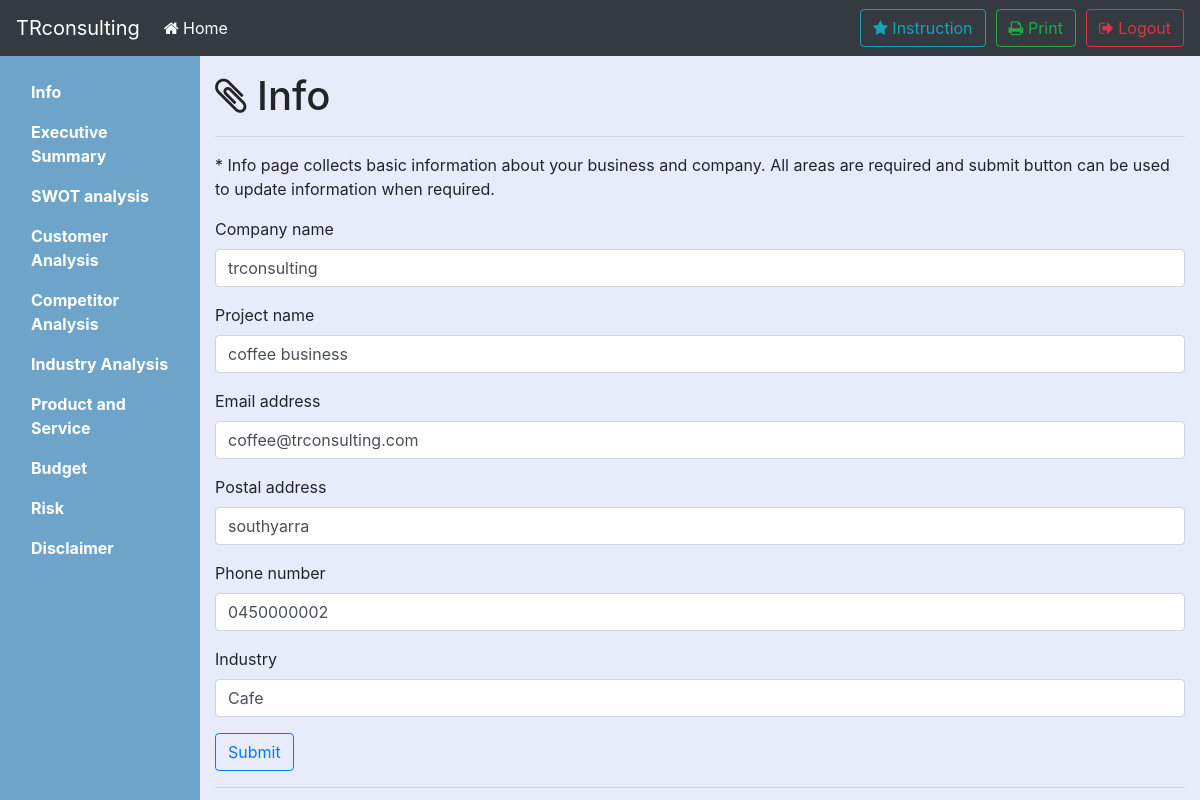
The app's page /1/info (signed in), older data.
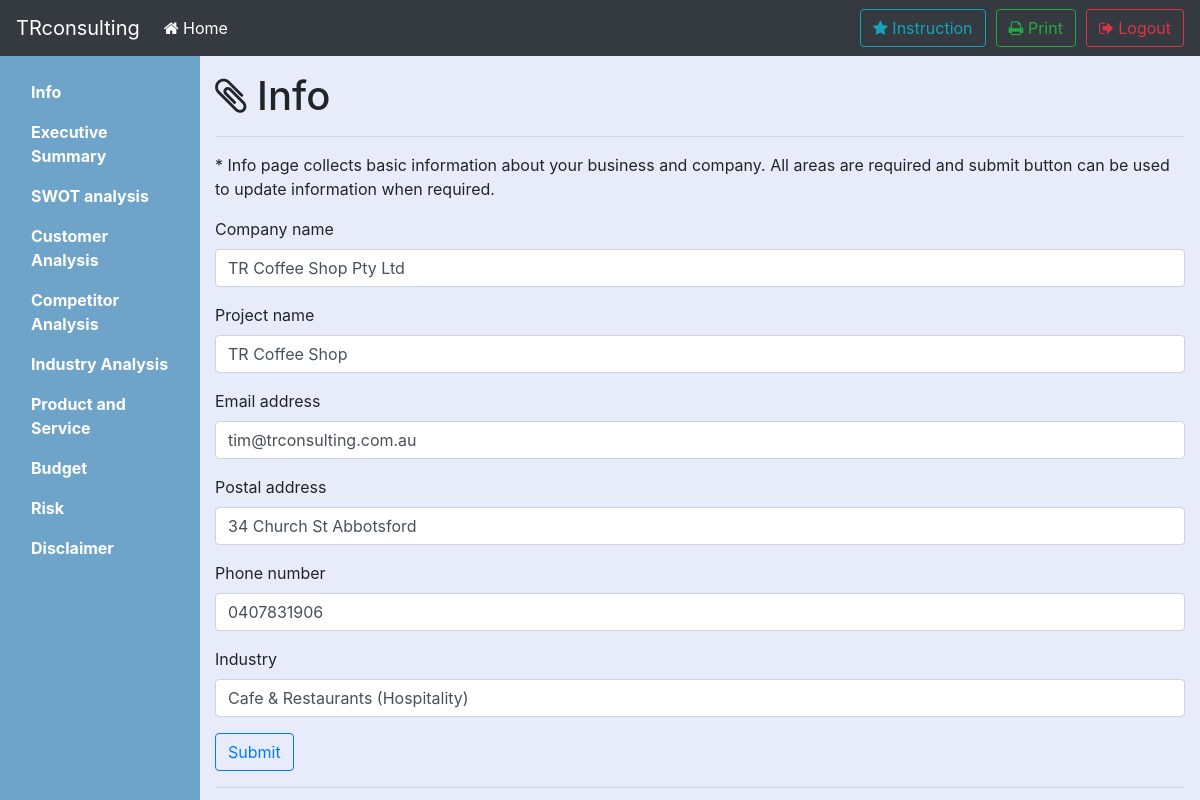
The same page, newer data.
### tables this page shows
CREATE TABLE INFO(pid INTEGER PRIMARY KEY, c_name VARCHAR, p_name VARCHAR, e_addr VARCHAR, p_addr VARCHAR, num VARCHAR,industry VARCHAR);

### bpb.py (the view)
@app.route('/<int:pid>/info',methods=['GET','POST'])
def info(pid):
	if login_status(session,pid):
		if request.method == 'GET':
			data=db_func.select_record('info',pid)
			return render_template('info.html',data=data)
		elif request.method == 'POST':
			c_name = request.form['theName']
			p_name = request.form['projectName']
			e_addr = request.form['theEmail']
			p_addr = request.form['postAddr']
			num = request.form['phoneNum']
			industry = request.form['theIndustry']
			if db_func.validate_content(db_func.select_record('info',pid)):
				db_func.update_info(pid,c_name,p_name,e_addr,p_addr,num,industry)
				flash('successfully update !')
				return redirect('/%d/info' % pid)
			else:
				db_func.insert_info(pid, c_name,p_name,e_addr,p_addr,num,industry)
				flash('successfully insert !')
				return redirect('/%d/info' % pid)
		else:
			return redirect(url_for('login'))
	return redirect(url_for('login'))

### bpb.py (called while the page is built)
def login_status(session,pid):
	if 'logged_in' in session:
		if session['logged_in'] == True and session['project_number'][0] == pid:
			return True
		else:
			return False
	return False

### db_func.py (called while the page is built)
def select_record(table,pid):
	conn = sqlite3.connect('test.db')
	c = conn.cursor()
	c.execute('''SELECT * FROM '%s' WHERE pid='%d' ''' % (table,pid))
	content = c.fetchall()
	conn.commit()
	conn.close()
	return content

### templates/info.html (shortened to what this page needs)
{% extends "layout.html" %}
{% block main %}
<main class="col-sm-9 ml-sm-auto col-md-10 pt-3" style="background-color:#e8ecfa;" role="main">
  <h1><i class="fa fa-paperclip" aria-hidden="true"></i> Info</h1>
  <section class="placeholders" >
    <div>
      <hr>
      {% if data[0] %}
      <form method="post">
        <blockquote>* Info page collects basic information about your business and company. All areas are required and submit button can be used to update information when required.</blockquote>
        <div class="form-group">
          <label>Company name</label>
          <input name="theName" value="{{ data[0][1] }}" type="text" class="form-control" placeholder="Company name" required="" autofocus="">
        </div>
        <div class="form-group">
          <label>Project name</label>
          <input name="projectName" value="{{ data[0][2] }}" type="text" class="form-control" placeholder="Project name" required="" autofocus="">
        </div>
        <div class="form-group">
          <label>Email address</label>
          <input  name="theEmail" value="{{ data[0][3] }}" type="email" class="form-control" placeholder="Email" required="" autofocus="">
        </div>
        <div class="form-group">
          <label>Postal address</label>
          <input name="postAddr" value="{{ data[0][4] }}" type="address" class="form-control" placeholder="Postal Address" required="" autofocus"">
        </div>
        <div class="form-group">
          <label>Phone number</label>
          <input name="phoneNum" value="{{ data[0][5] }}" type="number" class="form-control" placeholder="Phone number" required="" autofocus"">
        </div>
        <div class="form-group">
          <label>Industry</label>
          <input name="theIndustry" value="{{ data[0][6] }}" class="form-control" placeholder="Industry" required="" autofocus="">
        </div>
        <input class="btn btn-outline-primary" method = "post" type="submit" value="Submit"></input>
        <hr>
      </form>
        {% endif %}
    </div>
  </section>
</main>
{% endblock %}

### templates/layout.html (shortened to what this page needs)
<!DOCTYPE html>
<html lang="en"><head><meta http-equiv="Content-Type" content="text/html; charset=UTF-8">
	<link rel="stylesheet" href="https://maxcdn.bootstrapcdn.com/bootstrap/4.0.0-beta/css/bootstrap.min.css">
	<link rel="stylesheet" href="https://maxcdn.bootstrapcdn.com/font-awesome/4.7.0/css/font-awesome.min.css">
</head>
<body>
	<nav class="navbar navbar-expand-md navbar-dark bg-dark">
		<a class="navbar-brand" href="/">TRconsulting</a>
		<div class="collapse navbar-collapse" id="navbarsExampleDefault">
			<ul class="navbar-nav mr-auto">
				<li class="nav-item active">
					<a class="nav-link" href="/"><i class="fa fa-home" aria-hidden="true"></i> Home <span class="sr-only">(current)</span></a>
				</li>
			</ul>
			<button class="btn btn-outline-info" data-toggle="modal" data-target="#instruction"><i class="fa fa-star" aria-hidden="true"></i>  Instruction</button>
			<a class="btn btn-outline-success my-2 my-sm-0" style="margin-left:10px;" href="{{ '/%d/sendpdf' % session['project_number'][0] }}"><i class="fa fa-print" aria-hidden="true"></i> Print</a>
			<a class="btn btn-outline-danger" style="margin-left:10px;" href="\logout"><i class="fa fa-sign-out" aria-hidden="true"></i> Logout</a>
		</div>
	</nav>
	<div class="container-fluid">
		<div class="row">
			<nav class="col-sm-3 col-md-2 d-none d-sm-block sidebar" style="background-color:#6ea4ca;">
				<ul class="nav nav-pills flex-column">
					<li class="nav-item">
						<a class="nav-link" href="#"> </a>
					</li>
					<li class="nav-item">
						<a class="nav-link text-white" href="{{ '/%d/info' % session['project_number'][0] }}"><b> Info</b> </a>
					</li>
					<li class="nav-item">
						<a class="nav-link text-white" href="{{ '/%d/exec_sum' % session['project_number'][0] }}"><b> Executive Summary</b></a>
					</li>
					<li class="nav-item">
						<a class="nav-link text-white" href="{{ '/%d/SWOT' % session['project_number'][0] }}"> <b> SWOT analysis</b></a>
					</li>
					<li class="nav-item">
						<a class="nav-link text-white" href="{{ '/%d/customeranalysis' % session['project_number'][0] }}"> <b> Customer Analysis</b></a>
					</li>
					<li class="nav-item">
						<a class="nav-link text-white"  href="{{ '/%d/competitoranalysis' % session['project_number'][0] }}"> <b> Competitor Analysis</b></a>
					</li>
				</ul>
				<ul class="nav nav-pills flex-column">
					<li class="nav-item">
						<a class="nav-link text-white" href="{{ '/%d/industry_analysis' % session['project_number'][0] }}"> <b> Industry Analysis</b></a>
					</li>
					<li class="nav-item">
						<a class="nav-link text-white" href="{{ '/%d/product_service' % session['project_number'][0] }}"> <b> Product and Service</b></a>
					</li>
					<li class="nav-item">
						<a class="nav-link text-white" href="{{ '/%d/budget' % session['project_number'][0] }}"> <b> Budget</b></a>
					</li>
					<li class="nav-item">
						<a class="nav-link text-white" href="{{ '/%d/risk' % session['project_number'][0] }}"> <b> Risk</b></a>
					</li>
				</ul>
				<ul class="nav nav-pills flex-column">
					<li class="nav-item">
						<a class="nav-link text-white" href="{{ '/%d/disclaimer' % session['project_number'][0] }}"> <b> Disclaimer</b></a>
					</li>
				</ul>
			</nav>
			{% block main %} {% endblock %}
		</div>
	</div>
</body>
</html>

### templates/layout.html (style rules this page uses)
main { "background-color:#f4f4f4;" }

Row changes from the older to the newer data that the page shows:
changed INFO: theName "trconsulting" → "TR Coffee Shop Pty Ltd"; projectName "coffee business" → "TR Coffee Shop"; theEmail "coffee@trconsulting.com" → "tim@trconsulting.com.au"; postAddr "southyarra" → "34 Church St Abbotsford"; phoneNum "0450000002" → "0407831906"; theIndustry "Cafe" → "Cafe & Restaurants (Hospitality)"
